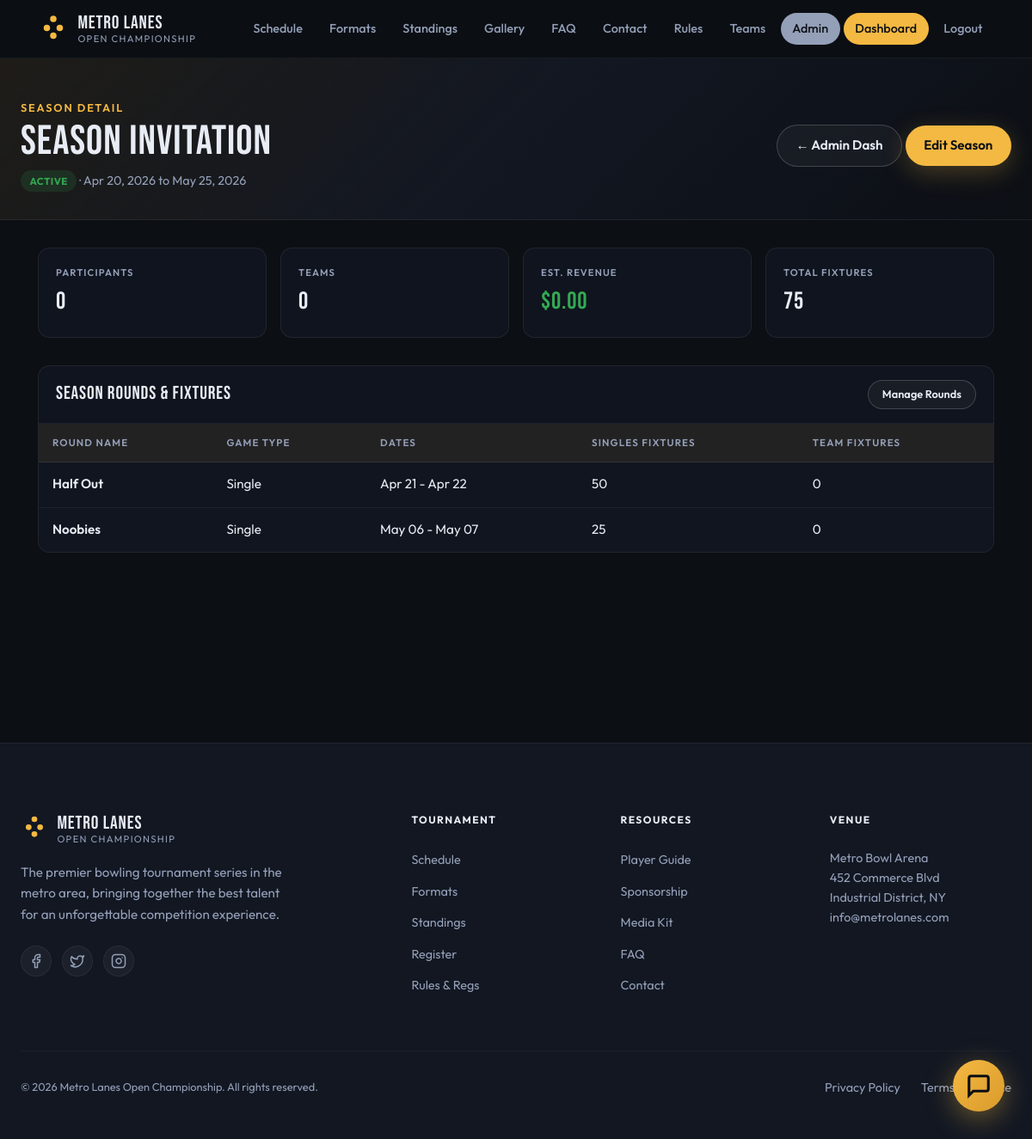
Page /manage/seasons/11/ (signed in) on the earlier database version.
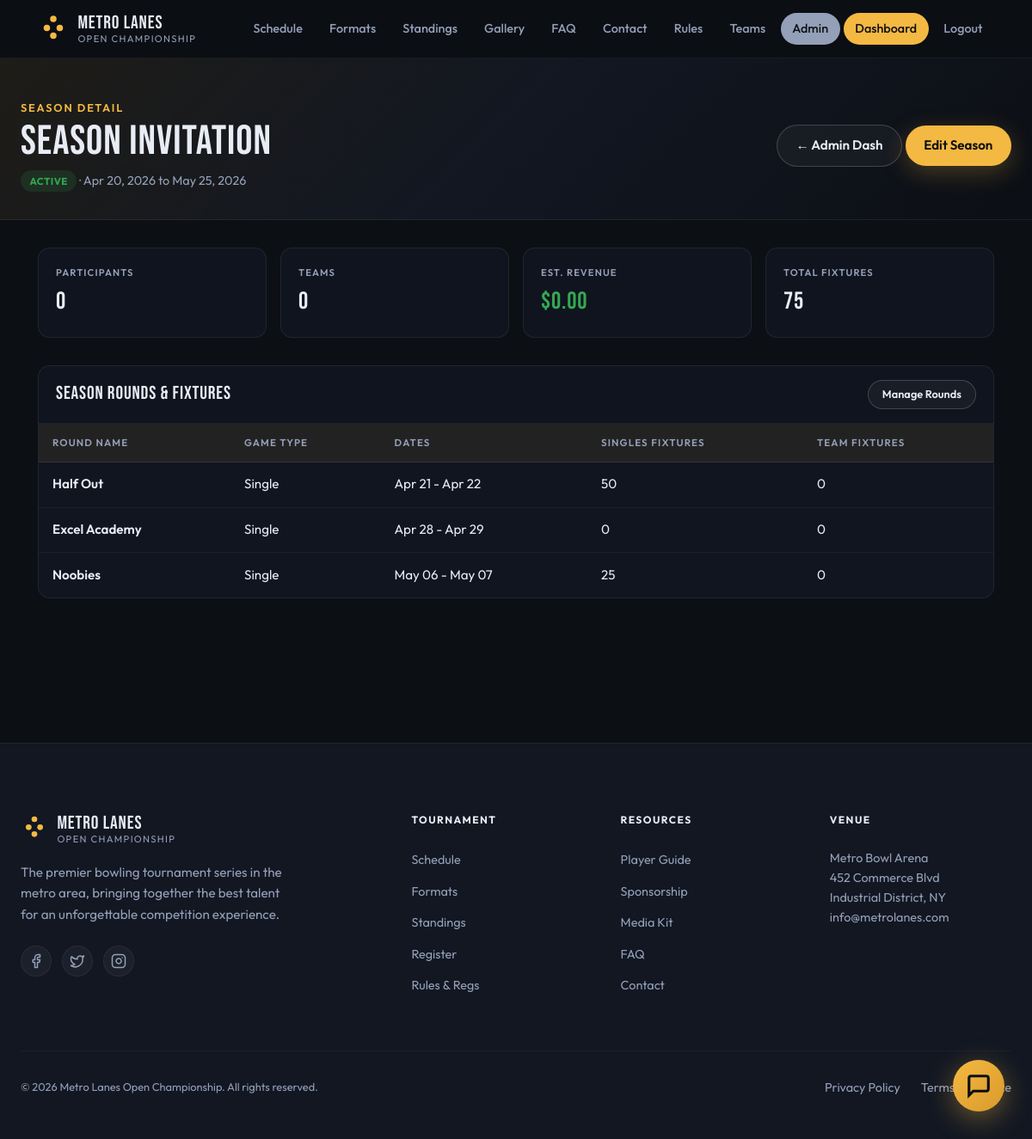
Same page on the later database version.
### core/models.py (models this page shows, shortened)
class Round(models.Model):
    name = models.CharField(max_length=100)
    order = models.IntegerField()
    season = models.ForeignKey(Season, on_delete=models.CASCADE, related_name='rounds')
    participants = models.ManyToManyField(User, related_name='rounds')
    teams = models.ManyToManyField(Team, related_name='team_rounds')
    start_date = models.DateField()
    end_date = models.DateField()
    game_type = models.ForeignKey(Participation, on_delete=models.CASCADE, related_name='rounds')
    is_completed = models.BooleanField(default=False)

class Participation(models.Model):
    choices = [
        ('Single', 'Single'),
        ('Double', 'Double'),
        ('Trio', 'Trio'),
    ]
    season = models.ForeignKey(Season, on_delete=models.CASCADE, related_name='participations')
    game_type = models.ForeignKey(GameType, on_delete=models.CASCADE, related_name='participations')
    name = models.CharField(max_length=100, choices=choices)
    charge = models.DecimalField(max_digits=10, decimal_places=2)
    enrolled_users = models.ManyToManyField(User, related_name='enrolled_participations', blank=True)
    enrolled_teams = models.ManyToManyField(Team, related_name='enrolled_participations', blank=True)
    class Meta:
        verbose_name_plural = 'Participations'
        unique_together = ('season', 'game_type', 'name')

### core/views.py (the view)
# urls.py: path('manage/seasons/<int:pk>/', views.season_detail, name='season_detail'),
@staff_member_required
def season_detail(request, pk):
    from django.db.models import Sum
    season = get_object_or_404(Season, pk=pk)
    participants_count = season.participants.count()
    teams_count = season.teams.count()
    rounds = season.rounds.all().order_by('start_date')
    singles_fixtures_count = 0
    team_fixtures_count = 0
    for r in rounds:
        singles_fixtures_count += r.singles_challenges.count()
        team_fixtures_count += r.team_challenges.count()
    total_fixtures = singles_fixtures_count + team_fixtures_count
    revenue = 0
    for p in season.participations.all():
        if p.name == 'Single':
            revenue += p.charge * participants_count
        elif p.name in ['Double', 'Trio', 'Four']:
            revenue += p.charge * teams_count
    return render(request, 'core/season_detail.html', {
        'season': season,
        'participants_count': participants_count,
        'teams_count': teams_count,
        'rounds': rounds,
        'total_fixtures': total_fixtures,
        'revenue': revenue,
    })

### templates/core/season_detail.html (shortened to what this page needs)
{% extends "core/base.html" %}
{% block content %}
<section class="dashboard">
  <div class="dash-header">
    <div class="dash-header__inner">
      <div class="dash-header__greeting">
        <p class="dash-header__eyebrow">Season Detail</p>
        <h1 class="dash-header__title">{{ season.name }}</h1>
        <p class="dash-header__email">
          {% if season.is_active %}<span class="badge badge--active">Active</span>{% else %}<span class="badge badge--inactive">Inactive</span>{% endif %}
          · {{ season.start_date|date:"M d, Y" }} to {{ season.end_date|date:"M d, Y" }}
        </p>
      </div>
      <div class="dash-header__actions">
        <a class="btn btn--ghost" href="{% url 'admin_dashboard' %}">← Admin Dash</a>
        <a class="btn btn--primary" href="{% url 'season_edit' season.pk %}">Edit Season</a>
      </div>
    </div>
  </div>
  <div class="dash-content">
    <div class="dash-stats">
      <div class="dash-stat card">
        <p class="dash-stat__label">Participants</p>
        <p class="dash-stat__value">{{ participants_count }}</p>
      </div>
      <div class="dash-stat card">
        <p class="dash-stat__label">Teams</p>
        <p class="dash-stat__value">{{ teams_count }}</p>
      </div>
      <div class="dash-stat card">
        <p class="dash-stat__label">Est. Revenue</p>
        <p class="dash-stat__value" style="color: #34a853;">${{ revenue|floatformat:2 }}</p>
      </div>
      <div class="dash-stat card">
        <p class="dash-stat__label">Total Fixtures</p>
        <p class="dash-stat__value">{{ total_fixtures }}</p>
      </div>
    </div>
    <div class="dash-grid">
      <div class="dash-card card" style="grid-column: 1 / -1;">
        <div class="dash-card__header">
          <h2 class="dash-card__title">Season Rounds & Fixtures</h2>
          <a href="{% url 'admin:core_round_changelist' %}" class="btn btn--ghost" style="padding: 0.4rem 1rem; font-size: 0.8rem;">Manage Rounds</a>
        </div>
        <div class="dash-card__body" style="padding: 0;">
          <div class="manage-table-wrap" style="border: none; border-radius: 0;">
            <table class="manage-table">
              <thead>
                <tr>
                  <th>Round Name</th>
                  <th>Game Type</th>
                  <th>Dates</th>
                  <th>Singles Fixtures</th>
                  <th>Team Fixtures</th>
                </tr>
              </thead>
              <tbody>
                {% for r in rounds %}
                <tr>
                  <td class="manage-table__primary">{{ r.name }}</td>
                  <td>{{ r.game_type.name }}</td>
                  <td>{{ r.start_date|date:"M d" }} - {{ r.end_date|date:"M d" }}</td>
                  <td>{{ r.singles_challenges.count }}</td>
                  <td>{{ r.team_challenges.count }}</td>
                </tr>
                {% empty %}
                <tr>
                  <td colspan="5" style="text-align: center; color: var(--text-muted);">No rounds created for this season yet.</td>
                </tr>
                {% endfor %}
              </tbody>
            </table>
          </div>
        </div>
      </div>
    </div>
  </div>
</section>
{% endblock %}

Differences in the rows shown:
added Round: name "Excel Academy", game_type.name "Single", start_date "Apr 28", end_date "Apr 29", singles_challenges.count "0", team_challenges.count "0"
